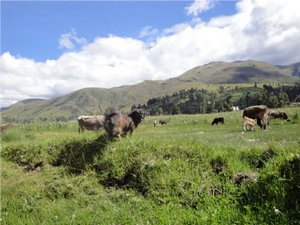
#> input picture Images_processing/Inverting Image/1.jpg, 300 x 225 px, given in place of the camera
$ python Color_Detection.py
#> lines starting #> are read from the running program, lines starting #| are printed output that depends on the picture; after the words box and inside, x2 and y2 are one past the last pixel; in counts of white or black regions, pixels touching at a corner belong together

import cv2
import numpy as np
Image_Path = r'E:\Python in Sublime\Open_CV2\Images_processing\My_Images\Balls_2.jpg'
def Empty(x):
    ...

cv2.namedWindow('Threshod')
cv2.resizeWindow("Threshod",400,300)
cv2.createTrackbar("H_Lower","Threshod",0,179,Empty)
cv2.createTrackbar("H_Upper","Threshod",0,179,Empty)
cv2.createTrackbar("S_Lower","Threshod",0,255,Empty)
cv2.createTrackbar("S_Upper","Threshod",0,255,Empty)
cv2.createTrackbar("V_Lower","Threshod",0,255,Empty)
cv2.createTrackbar("V_Upper","Threshod",0,255,Empty)
V = cv2.VideoCapture(0)
V.set(3,300)
V.set(4,200)
while True:

    # Image = cv2.imread(Image_Path)
    # Image = cv2.resize(Image,(300,200))
    _,Image = V.read()
#> Image is the input picture: shape (225, 300, 3); mean B, G, R 131.6, 149, 138.7
    HSV = cv2.cvtColor(Image,cv2.COLOR_BGR2HSV)
#> HSV: shape (225, 300, 3); mean H, S, V 61.1, 85.9, 160.7

    H_lower = cv2.getTrackbarPos("H_Lower", "Threshod")
    H_upper = cv2.getTrackbarPos("H_Upper", "Threshod")
    S_lower = cv2.getTrackbarPos("S_Lower", "Threshod")
    S_upper = cv2.getTrackbarPos("S_Upper", "Threshod")
    V_lower = cv2.getTrackbarPos("V_Lower", "Threshod")
    V_upper = cv2.getTrackbarPos("V_Upper", "Threshod")

    # Lower = np.array([H_lower,S_lower,V_lower])
    # Upper = np.array([H_upper,S_upper,V_upper])
    Lower = np.array([0,106,46])
    Upper = np.array([255,255,255])

    Mask = cv2.inRange(HSV,Lower,Upper)
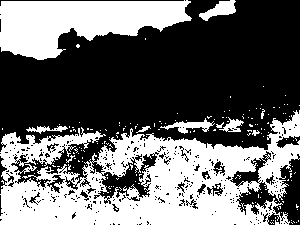
#> Mask: shape (225, 300); 41.1% white; 171 white regions (160 under 20 px), largest, box (x1, y1, x2, y2) and area: (0, 110, 300, 225) 19061, (0, 0, 192, 60) 7151, (199, 0, 236, 21) 382
    Result = cv2.bitwise_and(Image,Image,mask = Mask)
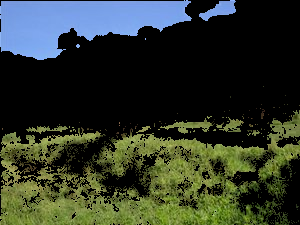
#> Result: shape (225, 300, 3); mean B, G, R 42.6, 54.4, 46.1

    cv2.imshow("Image",Image)
    cv2.imshow("HSV", HSV)
    cv2.imshow("Mask", Mask)
    cv2.imshow("Result", Result)
    if cv2.waitKey(1) == ord('q'):
#> (key q is pressed here)
        V.release()
        cv2.destroyAllWindows()
        break

$ run again, on Images_processing/Inverting Image/2.jpg
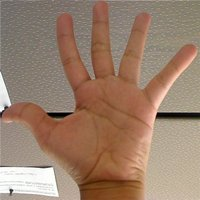
#> input picture Images_processing/Inverting Image/2.jpg, 200 x 200 px, given in place of the camera
#> Image is the input picture: shape (200, 200, 3); mean B, G, R 107.8, 127.1, 154.3
#> HSV: shape (200, 200, 3); mean H, S, V 15.5, 80.3, 154.4
#> `Mask = cv2.inRange(HSV,Lower,Upper)`:
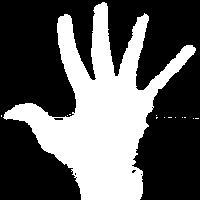
#> Mask: shape (200, 200); 36.4% white; 13 white regions (12 under 20 px), largest, box (x1, y1, x2, y2) and area: (3, 2, 196, 200) 14539
#> `Result = cv2.bitwise_and(Image,Image,mask = Mask)`:
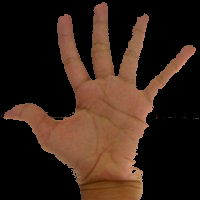
#> Result: shape (200, 200, 3); mean B, G, R 24, 34.5, 53.4

$ run again, on Images_processing/Inverting Image/3.jpg
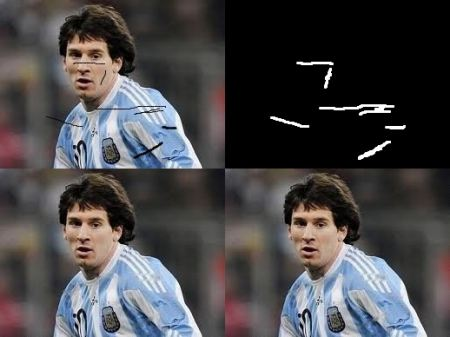
#> input picture Images_processing/Inverting Image/3.jpg, 450 x 337 px, given in place of the camera
#> Image is the input picture: shape (337, 450, 3); mean B, G, R 73.3, 70.9, 72.5
#> HSV: shape (337, 450, 3); mean H, S, V 50.1, 37.4, 80.2
#> `Mask = cv2.inRange(HSV,Lower,Upper)`:
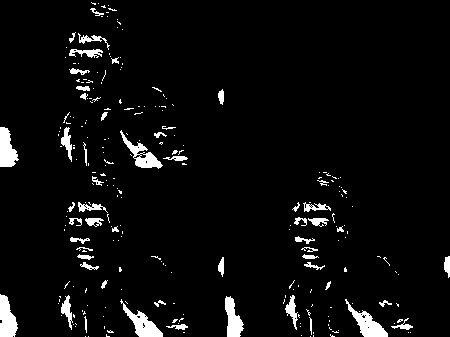
#> Mask: shape (337, 450); 4.6% white; 252 white regions (199 under 20 px), largest, box (x1, y1, x2, y2) and area: (345, 299, 388, 337) 565, (120, 299, 163, 337) 549, (0, 294, 18, 337) 540
#> `Result = cv2.bitwise_and(Image,Image,mask = Mask)`:
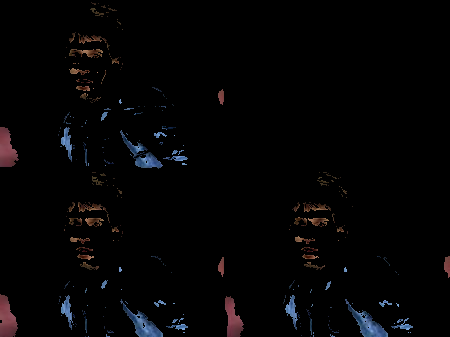
#> Result: shape (337, 450, 3); mean B, G, R 4.2, 3.5, 3.9
